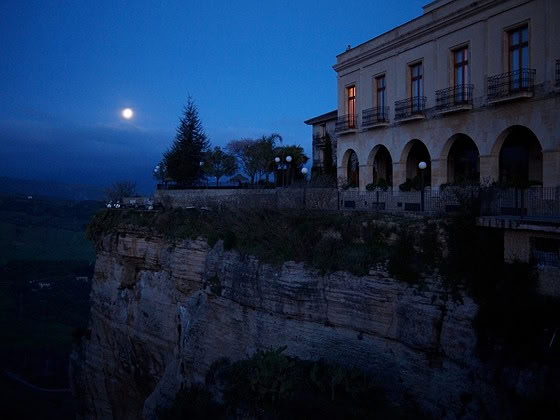
#> input picture test_images/1.jpg, 560 x 420 px; its folder holds only this picture in this run
$ python script.py
#> lines starting #> are read from the running program, lines starting #| are printed output that depends on the picture
import cv2
import numpy as np
import argparse
import os

def apply_whitening(image: np.ndarray) -> np.ndarray:
    """
    Применяет операцию Whitening к каждому каналу цветного изображения.
    Приводит среднее значение к 0 и стандартное отклонение к 1,
    а затем нормализует результат в диапазон 0-255 для визуализации.

    Args:
        image (np.ndarray): Входное изображение в формате BGR (стандарт для OpenCV).

    Returns:
        np.ndarray: Обработанное изображение в формате BGR.
    """
    # Создаем копию изображения для работы с float
    img_float = image.copy().astype(np.float32)

    # Разделяем на каналы (B, G, R)
    channels = cv2.split(img_float)
    processed_channels = []

    for channel in channels:
        # Рассчитываем среднее и стандартное отклонение
        mean = np.mean(channel)
        std = np.std(channel)

        # Избегаем деления на ноль для каналов с нулевой дисперсией (например, сплошной цвет)
        if std < 1e-6:
            std = 1.0

        # Применяем формулу whitening: (X - mu) / sigma
        whitened_channel = (channel - mean) / std

        # Нормализуем результат обратно в диапазон 0-255 для визуализации
        # cv2.NORM_MINMAX растягивает значения так, что min становится 0, а max - 255.
        cv2.normalize(whitened_channel, whitened_channel, 0, 255, cv2.NORM_MINMAX)

        processed_channels.append(whitened_channel)

    # Собираем каналы обратно в изображение и конвертируем в 8-битный формат
    result_image = cv2.merge(processed_channels)
    return result_image.astype(np.uint8)

def apply_histogram_equalization(image: np.ndarray) -> np.ndarray:
    """
    Применяет выравнивание гистограммы к цветному изображению,
    сохраняя при этом цветовой баланс.

    Args:
        image (np.ndarray): Входное изображение в формате BGR.

    Returns:
        np.ndarray: Обработанное изображение в формате BGR.
    """
    # Преобразуем изображение в цветовое пространство YCrCb
    # Y - канал яркости (luma), Cr и Cb - каналы цветности (chroma)
    ycrcb_image = cv2.cvtColor(image, cv2.COLOR_BGR2YCrCb)

    # Разделяем на каналы
    y_channel, cr_channel, cb_channel = cv2.split(ycrcb_image)

    # Применяем выравнивание гистограммы ТОЛЬКО к каналу яркости (Y)
    cv2.equalizeHist(y_channel, y_channel)

    # Собираем каналы обратно
    equalized_ycrcb = cv2.merge([y_channel, cr_channel, cb_channel])

    # Конвертируем изображение обратно в BGR
    result_image = cv2.cvtColor(equalized_ycrcb, cv2.COLOR_YCrCb2BGR)
    return result_image


def main():
    """
    Главная функция для пакетной обработки изображений.
    Читает все изображения из INPUT_DIR, применяет к ним заданные
    последовательности преобразований и сохраняет в OUTPUT_DIR.
    """
    INPUT_DIR = "test_images"
    OUTPUT_DIR = "output"

    # --- НАСТРОЙКА ТЕСТОВ ---
    # Задайте здесь последовательности преобразований, которые хотите протестировать.
    # Каждая внутренняя последовательность будет применена к каждому изображению.
    pipelines_to_test = [
         ['hist_eq'],
         ['whitening'],
         ['whitening', 'hist_eq'],  # Сначала отбеливание, потом выравнивание
         ['hist_eq', 'whitening']  # Сначала выравнивание, потом отбеливание
    ]

    # Создаем выходную директорию, если она не существует
    os.makedirs(OUTPUT_DIR, exist_ok=True)
    print(f"Результаты будут сохранены в папку: {OUTPUT_DIR}")

    # Получаем список файлов из входной директории
    try:
        image_files = [f for f in os.listdir(INPUT_DIR) if
                       f.lower().endswith(('.png', '.jpg', '.jpeg', '.tif', '.bmp'))]
    except FileNotFoundError:
        print(f"Ошибка: Папка '{INPUT_DIR}' не найдена. Пожалуйста, создайте ее и поместите туда изображения.")
        return

    if not image_files:
        print(f"В папке '{INPUT_DIR}' не найдено изображений.")
        return

    # Обрабатываем каждый файл
    for filename in image_files:
        input_path = os.path.join(INPUT_DIR, filename)

        # Загружаем изображение
        image = cv2.imread(input_path)
#> image is the input picture: shape (420, 560, 3); mean B, G, R 70, 40.8, 21.6
        if image is None:
            print(f"Не удалось прочитать файл: {filename}. Пропускаем.")
            continue

        print(f"\nОбработка файла: {filename}")

        # Применяем каждую заданную последовательность
        for pipeline in pipelines_to_test:
            processed_image = image.copy()

            print(f"...Применение последовательности: {', '.join(pipeline)}")
            for transform in pipeline:
                if transform == 'whitening':
                    processed_image = apply_whitening(processed_image)
                elif transform == 'hist_eq':
                    processed_image = apply_histogram_equalization(processed_image)

            # Генерируем имя для выходного файла
            base_name, extension = os.path.splitext(filename)
            transform_suffix = '_'.join(pipeline)
            output_filename = f"{base_name}_{transform_suffix}.png"  # Сохраняем в png для качества
            output_path = os.path.join(OUTPUT_DIR, output_filename)

            # Сохраняем результат
            cv2.imwrite(output_path, processed_image)
            print(f"   -> Результат сохранен в: {output_path}")
#> this loop made 4 passes
#> output_filename on passes 1, 3: '1_hist_eq.png', '1_whitening_hist_eq.png'
#|    -> Результат сохранен в: output/1_hist_eq.png
#|    -> Результат сохранен в: output/1_whitening_hist_eq.png
#> pass 1, in apply_histogram_equalization, `y_channel, cr_channel, cb_channel = cv2.split(ycrcb_image)`:
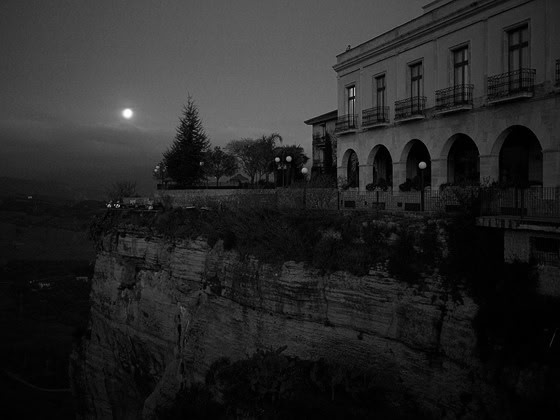
#> y_channel: shape (420, 560); min 0, max 254, mean 38.4
#> pass 1, in apply_histogram_equalization, `y_channel, cr_channel, cb_channel = cv2.split(ycrcb_image)`:
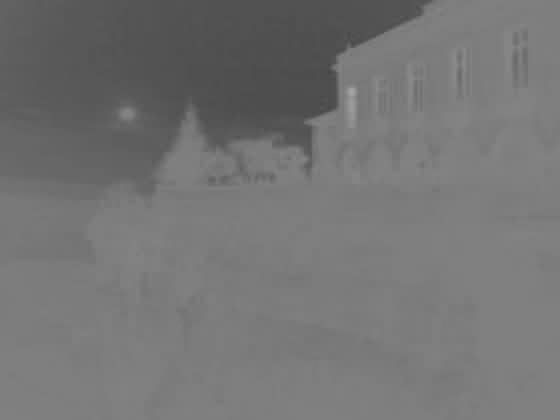
#> cr_channel: shape (420, 560); min 69, max 165, mean 116
#> pass 1, in apply_histogram_equalization, `y_channel, cr_channel, cb_channel = cv2.split(ycrcb_image)`:
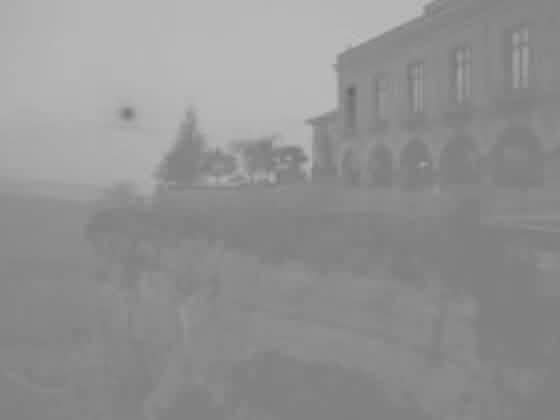
#> cb_channel: shape (420, 560); min 101, max 196, mean 145.9

    print("\nОбработка завершена.")


if __name__ == "__main__":
    main()

$ run again, on test_images/7_0.jpg
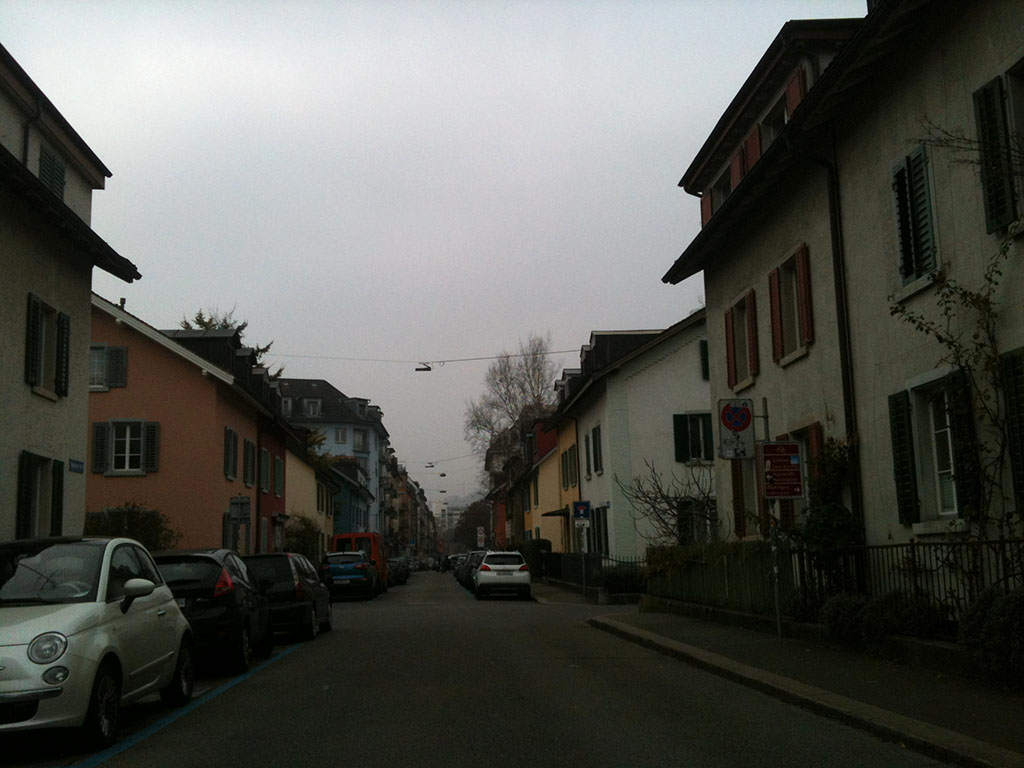
#> input picture test_images/7_0.jpg, 1024 x 768 px
#> in main, image is the input picture: shape (768, 1024, 3); mean B, G, R 80.4, 85.8, 84.7
#> the loop in main, `for pipeline in pipelines_to_test:` made 4 passes
#> output_filename on passes 1, 3: '7_0_hist_eq.png', '7_0_whitening_hist_eq.png'
#> (printed output is left out)
#> pass 1, in apply_histogram_equalization, `y_channel, cr_channel, cb_channel = cv2.split(ycrcb_image)`:
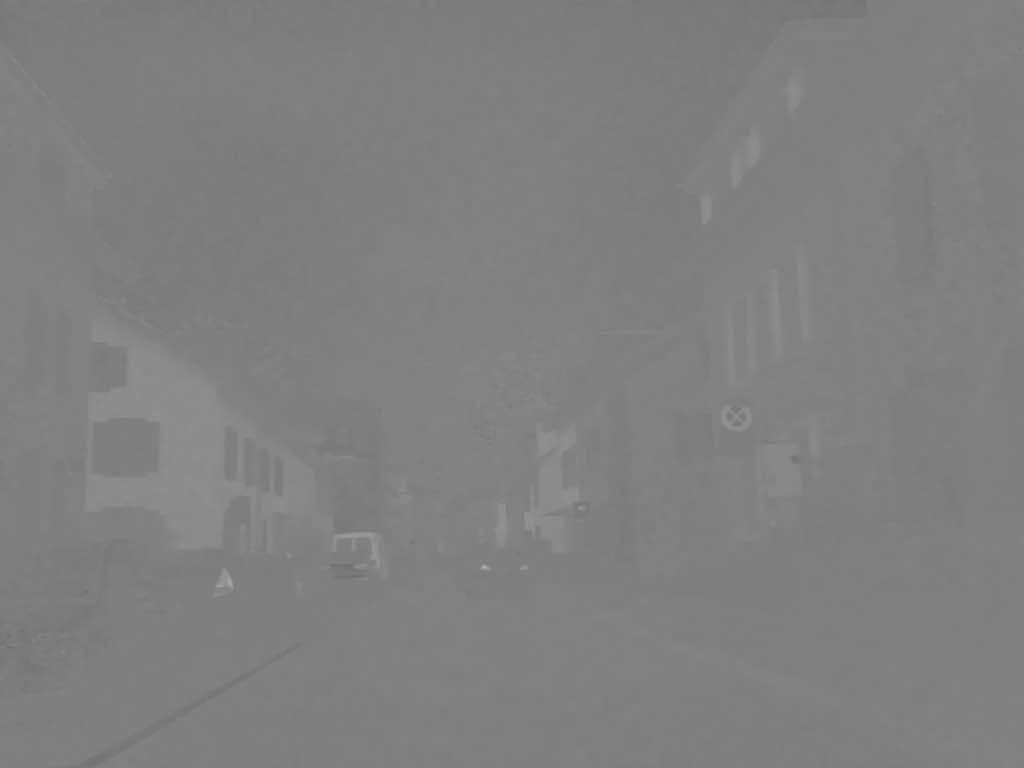
#> cr_channel: shape (768, 1024); min 109, max 180, mean 127.9
#> pass 1, in apply_histogram_equalization, `y_channel, cr_channel, cb_channel = cv2.split(ycrcb_image)`:
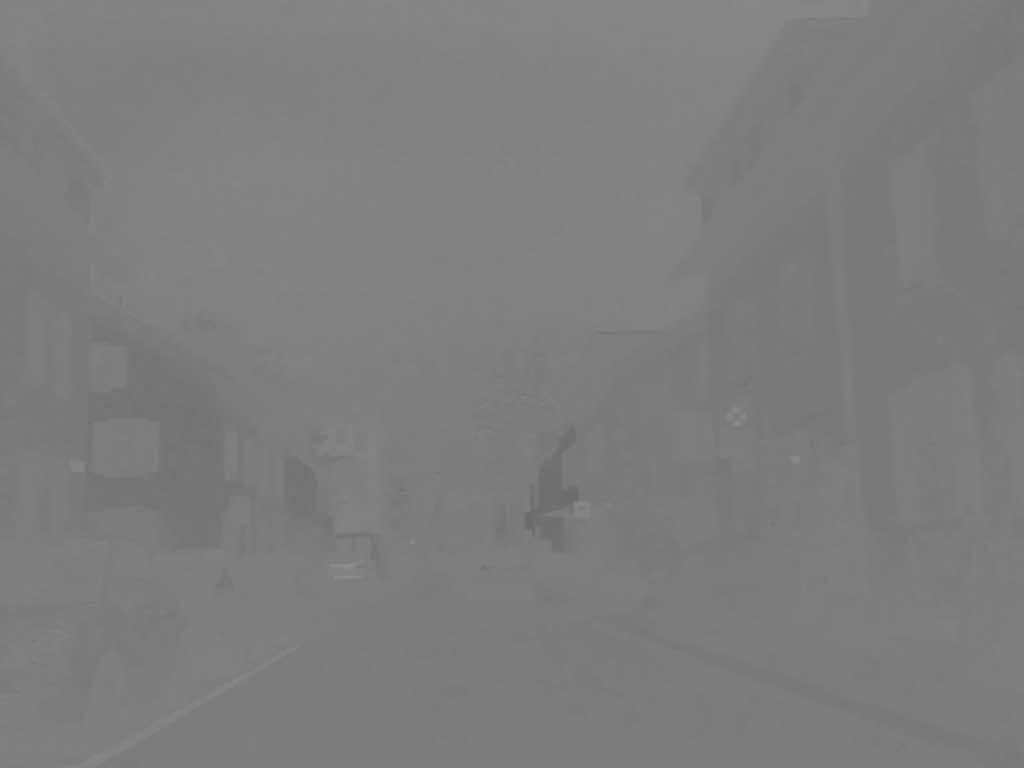
#> cb_channel: shape (768, 1024); min 103, max 143, mean 125.5
